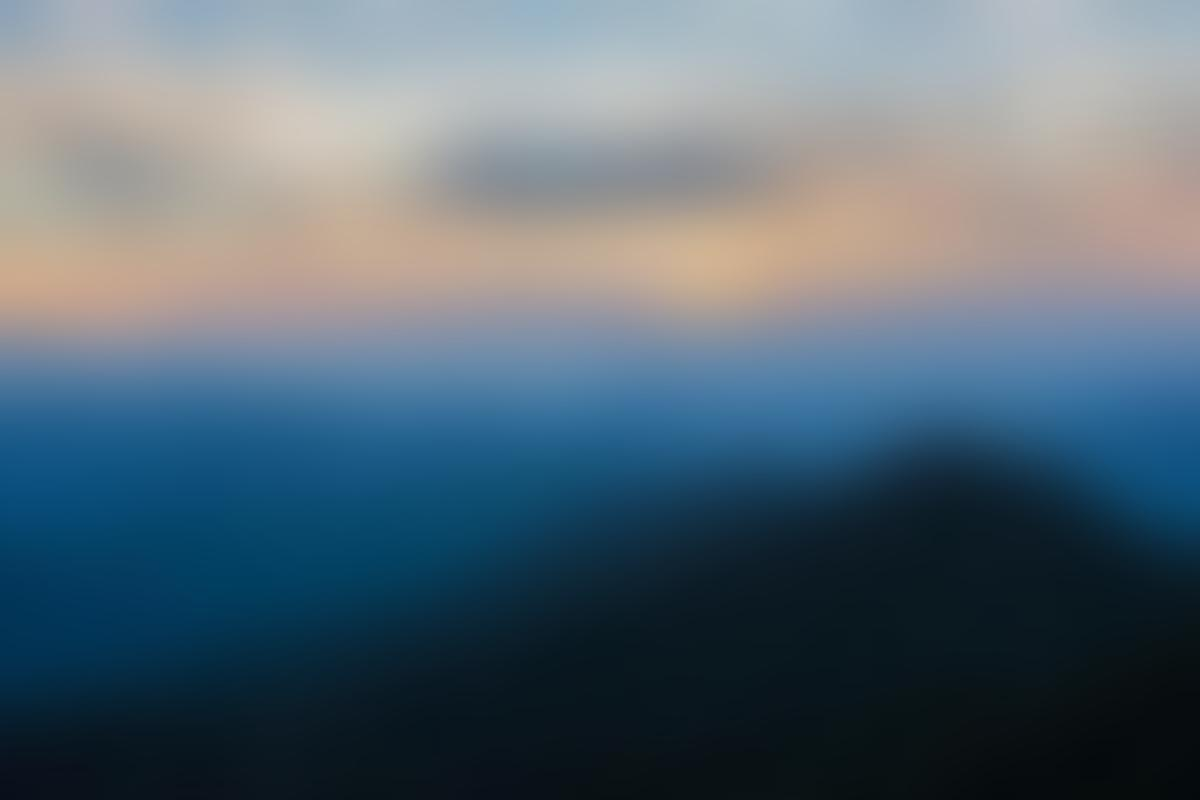
#> input picture processedImages/photo-1516117172878-fd2c41f4a759.jpg, 1200 x 800 px, found by its file name; the run also reads 2 pictures not shown here
$ python ImageProcessing.py
#> lines starting #> are read from the running program, lines starting #| are printed output that depends on the picture
import time

import concurrent.futures
from PIL import Image, ImageFilter

img_names = [
    'photo-1516117172878-fd2c41f4a759.jpg',
    'photo-1532009324734-20a7a5813719.jpg',
    'photo-1524429656589-6633a470097c.jpg',
    'photo-1530224264768-7ff8c1789d79.jpg',
    'photo-1564135624576-c5c88640f235.jpg',
    'photo-1541698444083-023c97d3f4b6.jpg',
    'photo-1522364723953-452d3431c267.jpg',
    'photo-1513938709626-033611b8cc03.jpg',
    'photo-1507143550189-fed454f93097.jpg',
    'photo-1493976040374-85c8e12f0c0e.jpg',
    'photo-1504198453319-5ce911bafcde.jpg',
    'photo-1530122037265-a5f1f91d3b99.jpg',
    'photo-1516972810927-80185027ca84.jpg',
    'photo-1550439062-609e1531270e.jpg',
    'photo-1549692520-acc6669e2f0c.jpg'
]

size = (1200, 1200)

def imageProcessing(imageName):
#> called with imageName = 'photo-1516117172878-fd2c41f4a759.jpg'
    sourceBaseLocation = './../rawImages/'

    img = Image.open(sourceBaseLocation+imageName)
#> img is the input picture: PIL image 1200x800 RGB; mean R, G, B 88.2, 105, 117
    img = img.filter(ImageFilter.GaussianBlur(18))

    img.thumbnail(size)
    img.save(f'../processedImages/{imageName}')

    print(f'{imageName} was processed...')


def imgProcessByProcessor():
    with concurrent.futures.ProcessPoolExecutor() as executor:
        executor.map(imageProcessing, img_names)
#> call 4 of imageProcessing, with imageName = 'photo-1530224264768-7ff8c1789d79.jpg'
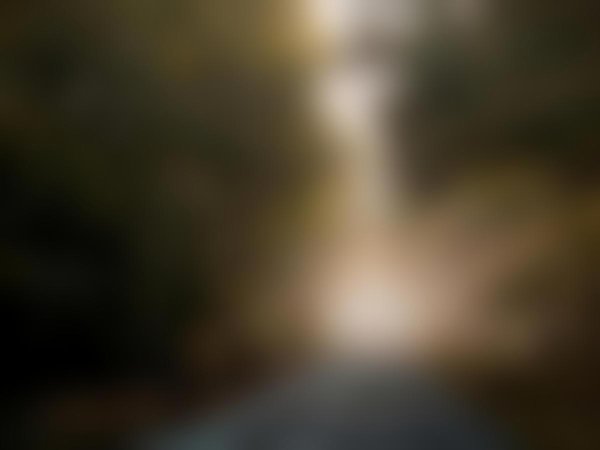
#> input picture processedImages/photo-1530224264768-7ff8c1789d79.jpg, 1200 x 900 px, found by its file name (shown at 1/2 size)
#> in imageProcessing, img is the input picture: PIL image 1200x900 RGB; mean R, G, B 70.4, 61.5, 43.9
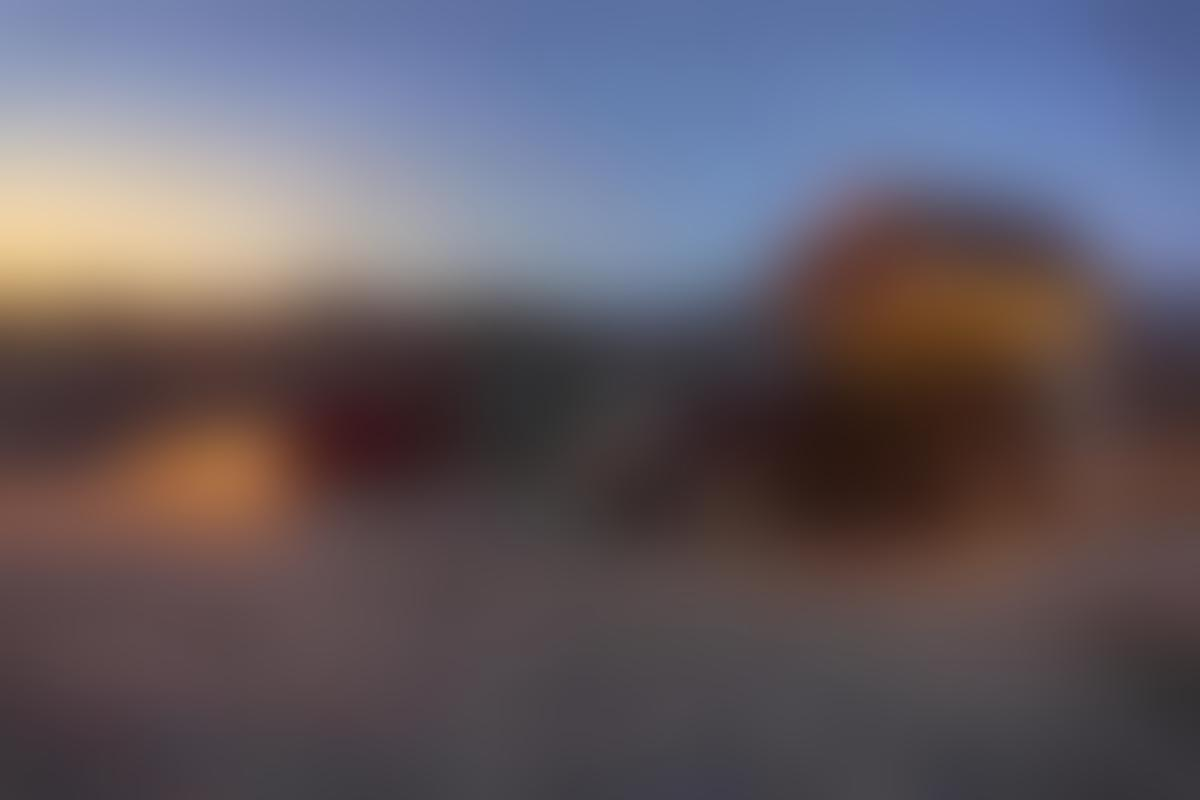
#> input picture processedImages/photo-1564135624576-c5c88640f235.jpg, 1200 x 800 px, found by its file name
#> in imageProcessing, img is the input picture: PIL image 1200x800 RGB; mean R, G, B 98.3, 91, 99.8
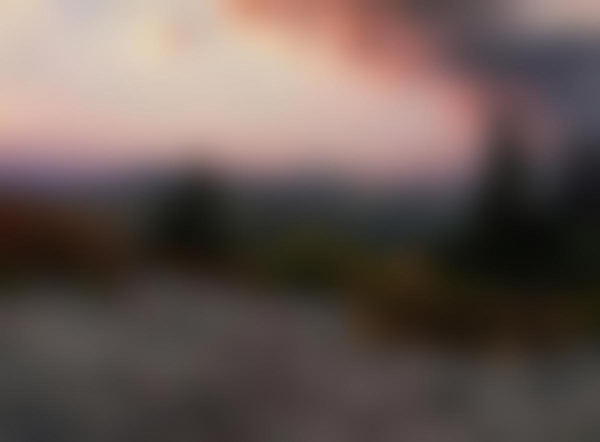
#> input picture processedImages/photo-1541698444083-023c97d3f4b6.jpg, 1200 x 884 px, found by its file name (shown at 1/2 size)
#> in imageProcessing, img is the input picture: PIL image 1200x884 RGB; mean R, G, B 102.9, 88.6, 83.7
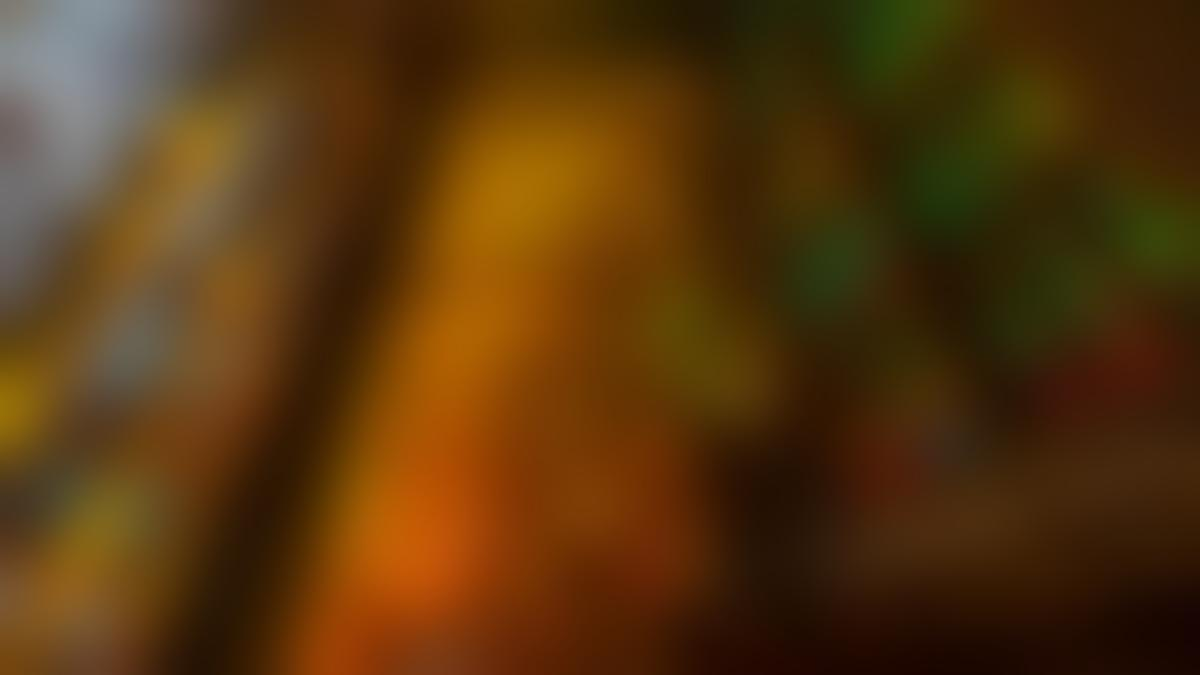
#> input picture rawImages/photo-1507143550189-fed454f93097.jpg, 1200 x 675 px
#> in imageProcessing, img is the input picture: PIL image 1200x675 RGB; mean R, G, B 86.5, 53.8, 15.1
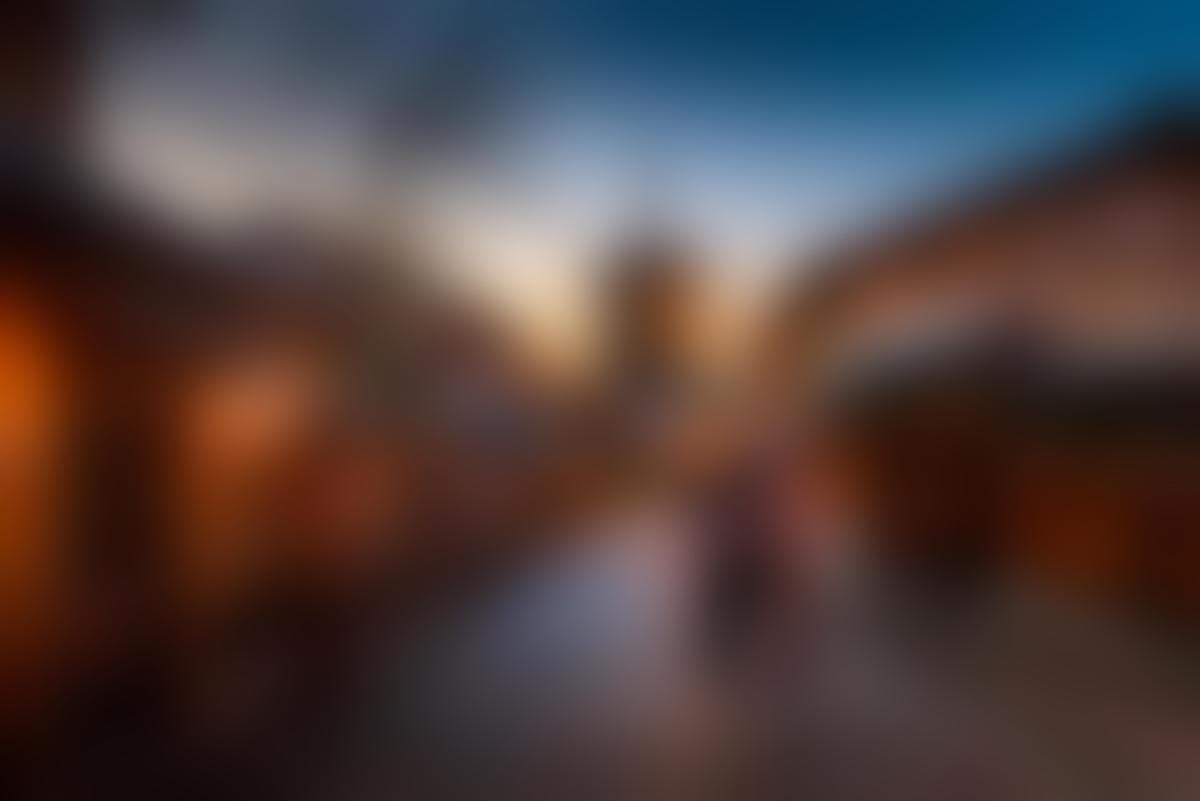
#> input picture rawImages/photo-1493976040374-85c8e12f0c0e.jpg, 1200 x 801 px
#> in imageProcessing, img is the input picture: PIL image 1200x801 RGB; mean R, G, B 78.9, 64.4, 63.3
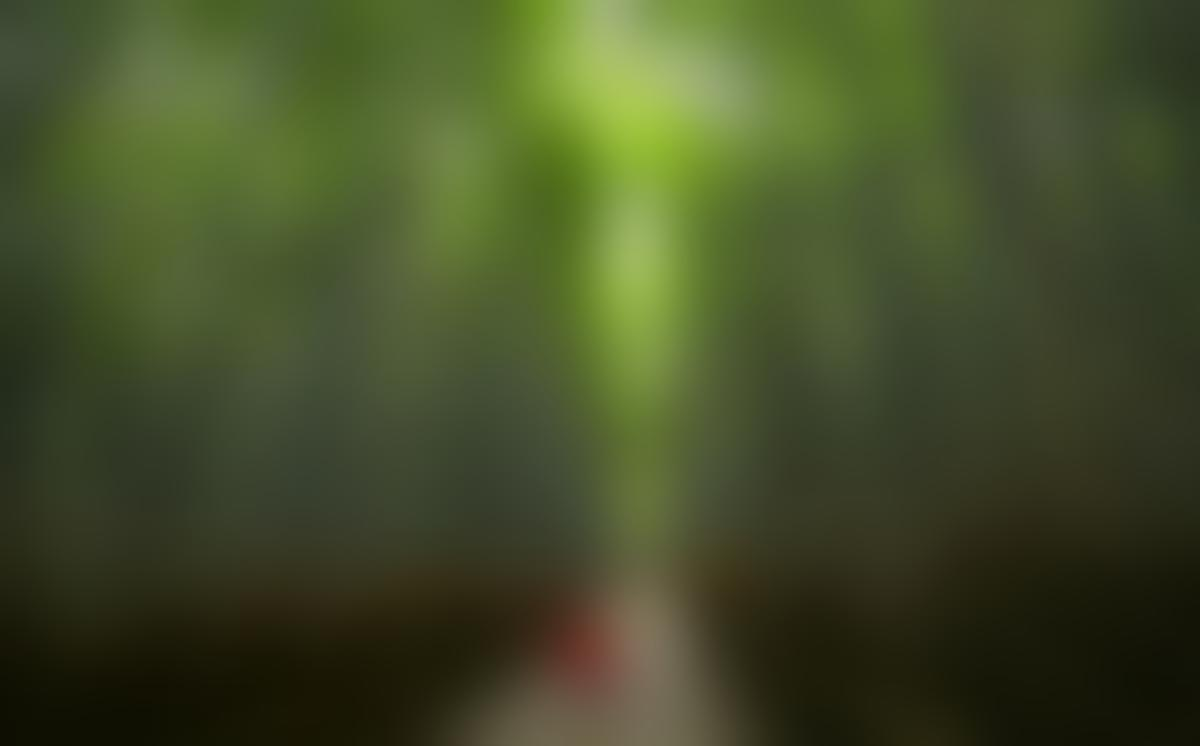
#> input picture rawImages/photo-1504198453319-5ce911bafcde.jpg, 1200 x 746 px
#> in imageProcessing, img is the input picture: PIL image 1200x746 RGB; mean R, G, B 67.8, 77.6, 40.7


if __name__ == '__main__':
    t1 = time.perf_counter()
    imgProcessByProcessor()
    t2 = time.perf_counter()

    print(f'Finished in {t2 - t1} seconds')
